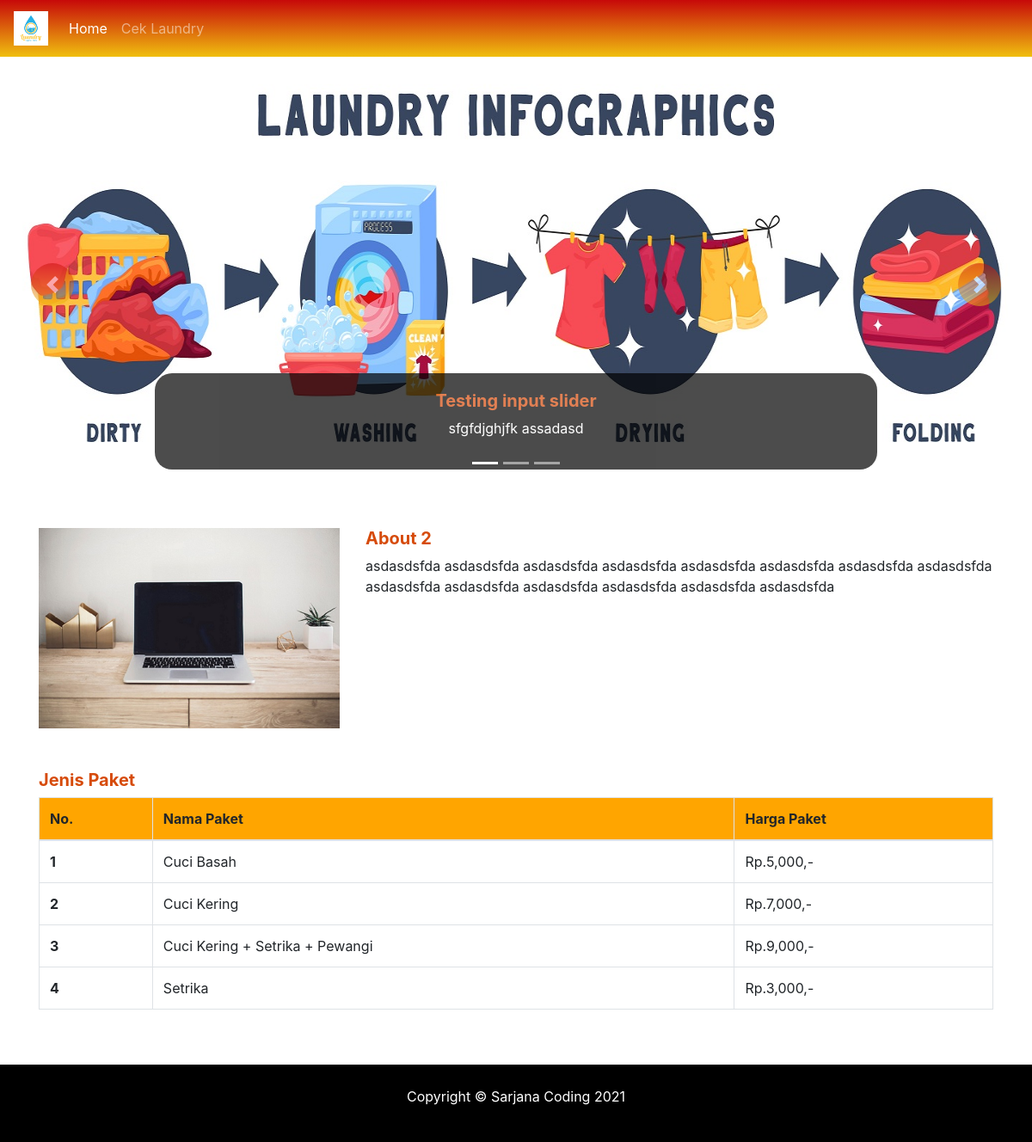
The page / on the database its author committed.
### tables this page shows
CREATE TABLE `slider` (
  `id_slider` int(11) NOT NULL,
  `judul_slider` varchar(50) NOT NULL,
  `deskripsi_slider` text NOT NULL,
  `status_slider` varchar(20) NOT NULL,
  `gambar_slider` varchar(100) NOT NULL
);

CREATE TABLE `about` (
  `id_about` int(11) NOT NULL,
  `judul_about` varchar(50) NOT NULL,
  `deskripsi_about` text NOT NULL,
  `gambar_about` varchar(100) NOT NULL
);

CREATE TABLE `paket` (
  `kode_paket` varchar(20) NOT NULL,
  `nama_paket` varchar(50) NOT NULL,
  `harga_paket` varchar(20) NOT NULL
);

### application/controllers/Home.php (called while the page is built, shortened)
<?php
class Home extends CI_Controller {
  public function index(){
    $data['slider'] = $this->db->get('slider')->result();
    $data['about'] = $this->db->get('about')->result();
    $data['paket'] = $this->db->get('paket')->result();
    $this->load->view('frontend/header', $data);
    $this->load->view('frontend/home', $data);
    $this->load->view('frontend/footer');
  }
}

### index.php (called while the page is built, shortened)
<?php
require_once BASEPATH.'core/CodeIgniter.php';

### application/views/frontend/home.php (the view)
<div class="container">
  <div class="row my-5" data-aos="fade-up" data-aos-duration="1000">
    <?php
      foreach($about as $row){ ?>
        <div class="col-md-4">
          <img class="set-image" src="<?= base_url('assets/images/about/'). $row->gambar_about ?>" alt="" width="100%">
        </div>
        <div class="col-md-8">
          <h5><?= $row->judul_about; ?></h5>
          <p><?= $row->deskripsi_about; ?></p>
        </div>
      <?php }
    ?>
  </div>
  <div class="row mb-5" data-aos="fade-up" data-aos-duration="1000">
    <div class="col-md-12">
      <h5>Jenis Paket</h5>
      <table class="table table-bordered">
        <thead>
          <tr class="th-color">
            <th scope="col">No.</th>
            <th scope="col">Nama Paket</th>
            <th scope="col">Harga Paket</th>
          </tr>
        </thead>
        <tbody>
          <?php
            $no = 1;
            foreach($paket as $row){ ?>
              <tr>
                <th scope="row"><?= $no++; ?></th>
                <td><?= $row->nama_paket; ?></td>
                <td>Rp.<?= number_format($row->harga_paket); ?>,-</td>
              </tr>
            <?php }
          ?>
        </tbody>
      </table>
    </div>
  </div>
</div>

### application/views/frontend/header.php (shortened to what this page needs)
<!doctype html>
<html lang="en">
  <head>
    <link rel="stylesheet" href="https://cdn.jsdelivr.net/npm/bootstrap@4.6.0/dist/css/bootstrap.min.css">
    <link rel="stylesheet" type="text/css" href="<?= base_url('assets') ?>/css/style.css">
    <link href="https://unpkg.com/aos@2.3.1/dist/aos.css" rel="stylesheet">
  </head>
  <body>
    <nav class="navbar navbar-expand-lg navbar-dark bg-navbar">
      <a class="navbar-brand" href="#">
        <img src="<?= base_url('assets/images/logo.jpg') ?>" alt="" height="40">
      </a>
      <div class="collapse navbar-collapse" id="navbarNav">
        <ul class="navbar-nav">
          <li class="nav-item active">
            <a class="nav-link" href="<?= base_url('home') ?>">Home <span class="sr-only">(current)</span></a>
          </li>
          <li class="nav-item">
            <a class="nav-link" href="<?= base_url('cek_laundry') ?>">Cek Laundry</a>
          </li>
        </ul>
      </div>
    </nav>
    <div id="carouselExampleIndicators" class="carousel slide" data-ride="carousel">
      <ol class="carousel-indicators">
        <?php
        foreach($slider as $row => $value){
          if($row == 0){ ?>
            <li data-target="#carouselExampleIndicators" data-slide-to="<?= $row ?>" class="active"></li>
            <?php }
          else{ ?>
            <li data-target="#carouselExampleIndicators" data-slide-to="<?= $row ?>"></li>
          <?php }
        } ?>
      </ol>
      <div class="carousel-inner">
        <?php
        foreach($slider as $row => $value){
          if($row == 0){ ?>
            <div class="carousel-item active">
              <img src="<?= base_url('assets/images/slider/'). $value->gambar_slider ?>" class="d-block w-100 image-slider" alt="...">
              <div class="carousel-caption d-none d-md-block bg-caption">
                <h5 class="title"><?= $value->judul_slider; ?></h5>
                <p><?= $value->deskripsi_slider; ?></p>
              </div>
            </div>
          <?php }
        } ?>
      </div>
      <a class="carousel-control-prev btn-slider" href="#carouselExampleIndicators" role="button" data-slide="prev">
        <span class="carousel-control-prev-icon" aria-hidden="true"></span>
      </a>
      <a class="carousel-control-next btn-slider" href="#carouselExampleIndicators" role="button" data-slide="next">
        <span class="carousel-control-next-icon" aria-hidden="true"></span>
      </a>
    </div>
  </body>
</html>

### application/views/frontend/footer.php
<section class="footer">
  <p class="text-center text-white copyright">Copyright &copy; Sarjana Coding 2021</p>
</section>

### assets/css/style.css (style rules this page uses)
.bg-navbar { background-image: linear-gradient(#c70909, #f0bf0f); }
.image-slider { height: 500px; }
.btn-slider { background-image: linear-gradient(#c70909, #f0bf0f); width: 50px; height: 50px; border-radius: 50px; margin-top: 20%; margin-left: 3%; margin-right: 3%; }
.bg-caption { background-color: black; opacity: 0.7; border-radius: 20px; }
h5 { color: #d64b0b; font-weight: bold; }
.th-color { background-color: orange; }
.footer { height: 90px; background-color: black; }
.copyright { padding-top: 25px; }

### rows shown on the page
slider: gambar_slider (picture), judul_slider "Testing input slider", deskripsi_slider "sfgfdjghjfk assadasd"
about: gambar_about (picture), judul_about "About 2", deskripsi_about "asdasdsfda asdasdsfda asdasdsfda asdasdsfda asdasdsfda asdasdsfda asdasdsfda asdasdsfda asdasdsfda asdasdsfda asdasdsfda asdasdsfda asdasdsfda asdasdsfda"
paket: nama_paket "Cuci Basah", harga_paket "5,000"
paket: nama_paket "Cuci Kering", harga_paket "7,000"
paket: nama_paket "Cuci Kering + Setrika + Pewangi", harga_paket "9,000"
paket: nama_paket "Setrika", harga_paket "3,000"
